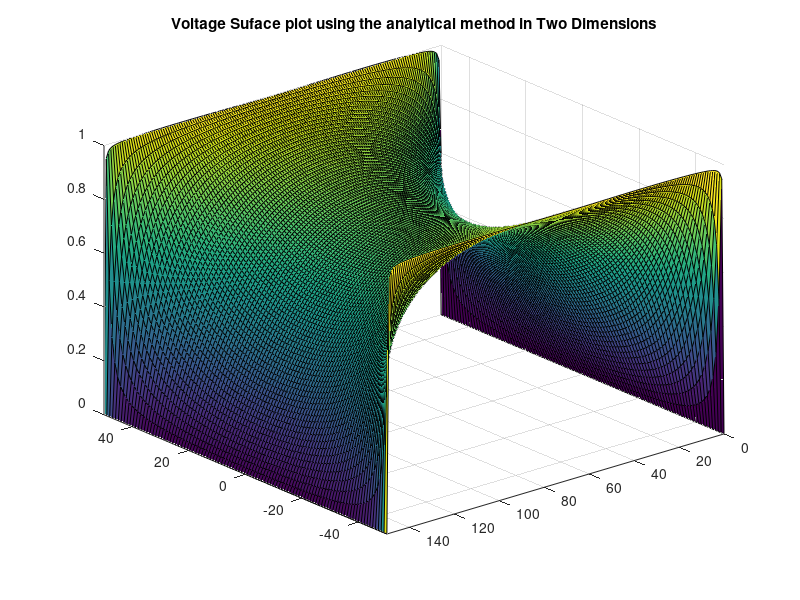

The MATLAB script that drew this image:
%Assign 2 
%Kwabena Gyasi Bawuah 
%101048814

%initiailizing the dimensions of our matrices, ensuring L is 3/2 times W
W = 100;
L = (3/2)*W;

G = sparse(W*L,W*L);
Op = sparse(W*L,1);

%filling in the G matrix's
for x = 1:W
    for y = 1:L
        n = y + (x-1)*L;
        
        if x == 1
            G(n, :) = 0;
            G(n, n) = 1;
            Op(n) = 1;
        elseif x == W
            G(n, :) = 0;
            G(n, n) = 1;
            Op(n) = 1;
        elseif y == 1
            G(n, :) = 0;
            G(n, n) = 1;
        elseif y == L
            G(n, :) = 0;
            G(n, n) = 1;
        else
            G(n, n) = -4;
            G(n, n+1) = 1;
            G(n, n-1) = 1;
            G(n, n+L) = 1;
            G(n, n-L) = 1;
        end
    end
end

Voltage = G\Op;
sol = zeros(W,L,1);

%surfed matrix (x,y,voltage)
for x = 1:W
    for y = 1:L
        n = y + (x-1)*L;
        sol(x,y) = Voltage(n);
    end  
end   

%variables to be used in our anayltical solution
a = L;
b = W/2;

x2 = linspace(-W/2,W/2, W);
y2 = linspace(0,L,L);

[i,j] = meshgrid(x2,y2);

sol2 = sparse(L,W);

figure(2)
surf(sol)
pause(0.01)
xlabel('X position');
ylabel('Y position');
zlabel('Voltage(x,y)');
title('Voltage Suface plot using the analytical method 2D)');
%iterating to create a summation of the infinite series (finite in this
%case)

for n = 1:2:600
    if rem(n,2)==1
    sol2 = (sol2 + (cosh(n*pi*i/a).*sin(n*pi*j/a))./(n*cosh(n*pi*b/a)));
    surf(x2,y2,(4/pi)*sol2)
    title("Voltage Suface plot using the analytical method in Two Dimensions")
    axis tight
    view(-130,30);
    pause(0.001)
    end
end
